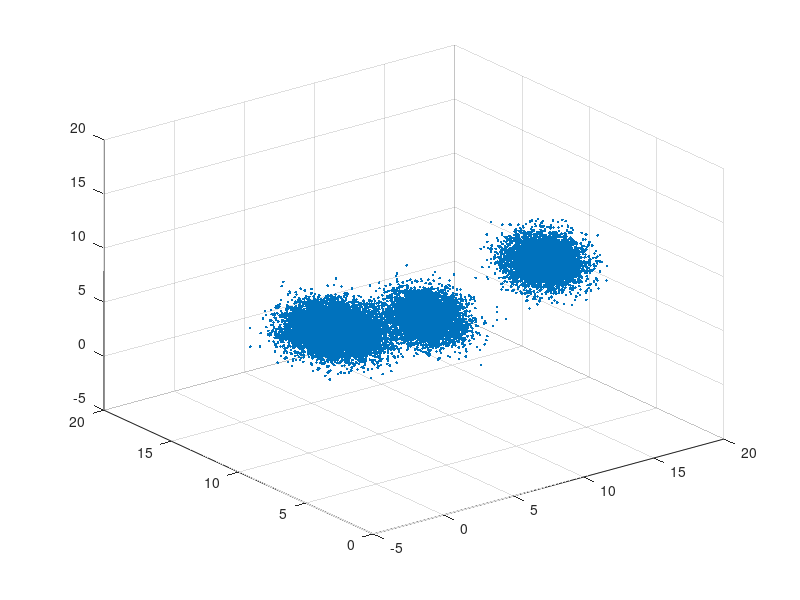

Write MATLAB code to recreate this figure. (Note: this script raises an error after producing the figure.)
close all;
clear all;
clc;

k = 4; % Number of clusters

sep = 14;% Separation between clusters
p = 0.5;
iters = 20;
totPointsPerCluster = 5000;
color = {'.r' '.b' '.y' '.k' '.m'};

X = [];
Y = [];
Z = [];

f = figure('Position',[300 200 500 400]); % For position at left screen

display('Initializing random points....');
%Generates 5000 points for each random center using binomial distribution
for i=1:k
    x1 = sep*rand(1,1) + random('norm',0,1,totPointsPerCluster,1); %Binomial 
    y1 = sep*rand(1,1) + random('norm',0,1,totPointsPerCluster,1); %Binomial 
    z1 = sep*rand(1,1) + random('norm',0,1,totPointsPerCluster,1); %Binomial 
    X = [X x1'];
    Y = [Y y1'];
    Z = [Z z1'];
end
scatter3(X,Y,Z,'.r');

totPoints = totPointsPerCluster*k;

%Obtains initial positions of clusters
display('Initializing clusters with random positions');

% kmeanx and kmeany contains the center position of the clusters
kmeanx = min(X) + (max(X)-min(X))*rand(k,1);
kmeany = min(Y) + (max(Y)-min(Y))*rand(k,1);
kmeanz = min(Z) + (max(Z)-min(Z))*rand(k,1);

hold on;
scatter(kmeanx,kmeany,kmeanz,'xg','LineWidth',4);

display('Running FCM....');

cluster = ones(totPoints,1);
% U contains the probability for each point to belong to each of the clusters the size of U should
% always be (N,k) where N is the total number of points and k the number of clusters
U = ones(totPoints,k);

for iter=1:iters
    for i=1:totPoints
        
        minl = 1000;%Initial distance to closest cluster (should be very far)
        
        % For each cluster we compute the membership matrix 
        for c=1:k
            %Obtains distance from point i to cluster c with current membership matrix
            clustL = ( (kmeanx(c) - X(i))^2 + (kmeany(c) -  Y(i))^2  + (kmeanz(c) - Z(i))^2);
            %clustL = ( (kmeanx(c) - X).^2 + (kmeany(c) -  Y).^2  + (kmeanz(c) - Z).^2);
            
            % Computes new membership matrix for that point
            U(i,c) = 0;            
            for v=1:k %Iterates over clusters
                U(i,c) = U(i,c) +  ( (kmeanx(c) - X(i))^2  + (kmeany(c) - Y(i))^2  + (kmeanz(c) - Z(i))^2 ) / ...
                                   ( (kmeanx(v) - X(i))^2  + (kmeany(v) - Y(i))^2 + (kmeanz(v) - Z(i))^2 );
            end
            U(i,c) = 1/U(i,c);            
%             U(i,c) = 1;
            
            %If the distance is less than current minimum, then we assig this cluster to the
            %point
            if( clustL < minl)
                cluster(i) = c;
                minl = clustL;
            end
        end
    end
    hold off;    
    
    for c=1:k
        cindx = find( cluster == c);
        scatter3(X(cindx ), Y( cindx), Z(cindx),color{c});
        hold on        
    end
    % Displays old centers
    scatter(kmeanx,kmeany,kmeanz,'xg','LineWidth',4);
    %saveas(f,num2str(iter),'png');
    
    % Computes new centers
    for c=1:k
        kmeanx(c) = X*U(:,c)/sum(U(:,c));
        kmeany(c) = Y*U(:,c)/sum(U(:,c));
        kmeanz(c) = Z*U(:,c)/sum(U(:,c));
    end 
    
    % Displays New centers
%     plot(kmeanx,kmeany,'xc','MarkerSize',10,'LineWidth',4);    
    pause(.5);        
%     pause
end
